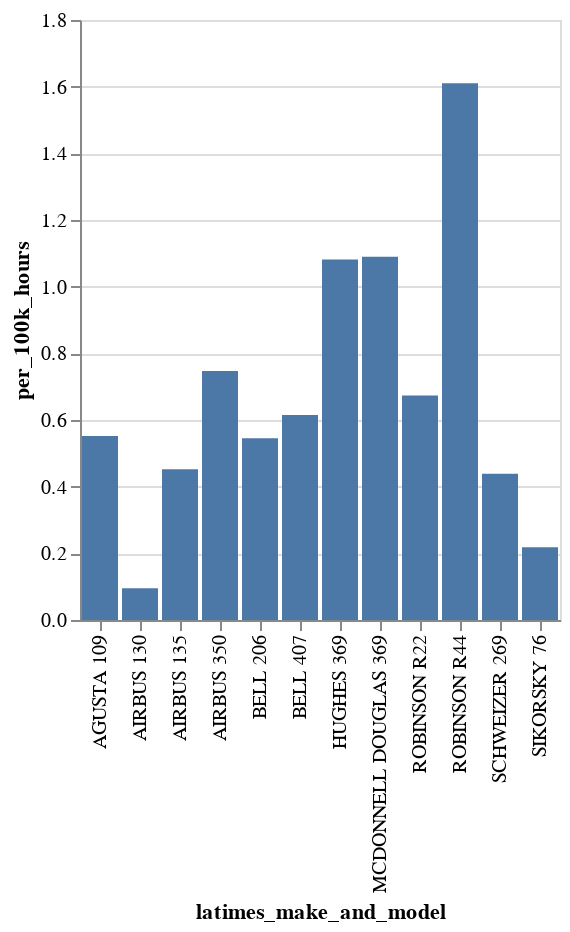

Write notebook code for a chart like this one.
### Code cell
alt.Chart(merged_list).mark_bar().encode(
    x="latimes_make_and_model",
    y="per_100k_hours"
)

### Figure 1 — Vega-Lite specification as saved in the notebook (floating-point values rounded to 4 significant figures)
{"config": {"view": {"continuousWidth": 400, "continuousHeight": 300}}, "data": {"name": "data-ada96b570d1a0d0b023a230d5d4b68d3"}, "mark": "bar", "encoding": {"x": {"field": "latimes_make_and_model", "type": "nominal"}, "y": {"field": "per_100k_hours", "type": "quantitative"}}, "$schema": "https://vega.github.io/schema/vega-lite/v4.17.0.json", "datasets": {"data-ada96b570d1a0d0b023a230d5d4b68d3": [{"latimes_make_and_model": "AGUSTA 109", "accidents": 2, "total_hours": 362172, "per_hour": 5.522e-06, "per_100k_hours": 0.5522}, {"latimes_make_and_model": "AIRBUS 130", "accidents": 1, "total_hours": 1053786, "per_hour": 9.49e-07, "per_100k_hours": 0.0949}, {"latimes_make_and_model": "AIRBUS 135", "accidents": 4, "total_hours": 884596, "per_hour": 4.522e-06, "per_100k_hours": 0.4522}, {"latimes_make_and_model": "AIRBUS 350", "accidents": 29, "total_hours": 3883490, "per_hour": 7.468e-06, "per_100k_hours": 0.7468}, {"latimes_make_and_model": "BELL 206", "accidents": 30, "total_hours": 5501308, "per_hour": 5.453e-06, "per_100k_hours": 0.5453}, {"latimes_make_and_model": "BELL 407", "accidents": 13, "total_hours": 2113788, "per_hour": 6.15e-06, "per_100k_hours": 0.615}, {"latimes_make_and_model": "HUGHES 369", "accidents": 13, "total_hours": 1201688, "per_hour": 1.082e-05, "per_100k_hours": 1.082}, {"latimes_make_and_model": "MCDONNELL DOUGLAS 369", "accidents": 6, "total_hours": 550689, "per_hour": 1.09e-05, "per_100k_hours": 1.09}, {"latimes_make_and_model": "ROBINSON R22", "accidents": 20, "total_hours": 2970806, "per_hour": 6.732e-06, "per_100k_hours": 0.6732}, {"latimes_make_and_model": "ROBINSON R44", "accidents": 38, "total_hours": 2359729, "per_hour": 1.61e-05, "per_100k_hours": 1.61}, {"latimes_make_and_model": "SCHWEIZER 269", "accidents": 5, "total_hours": 1139326, "per_hour": 4.389e-06, "per_100k_hours": 0.4389}, {"latimes_make_and_model": "SIKORSKY 76", "accidents": 2, "total_hours": 915515, "per_hour": 2.185e-06, "per_100k_hours": 0.2185}]}}
